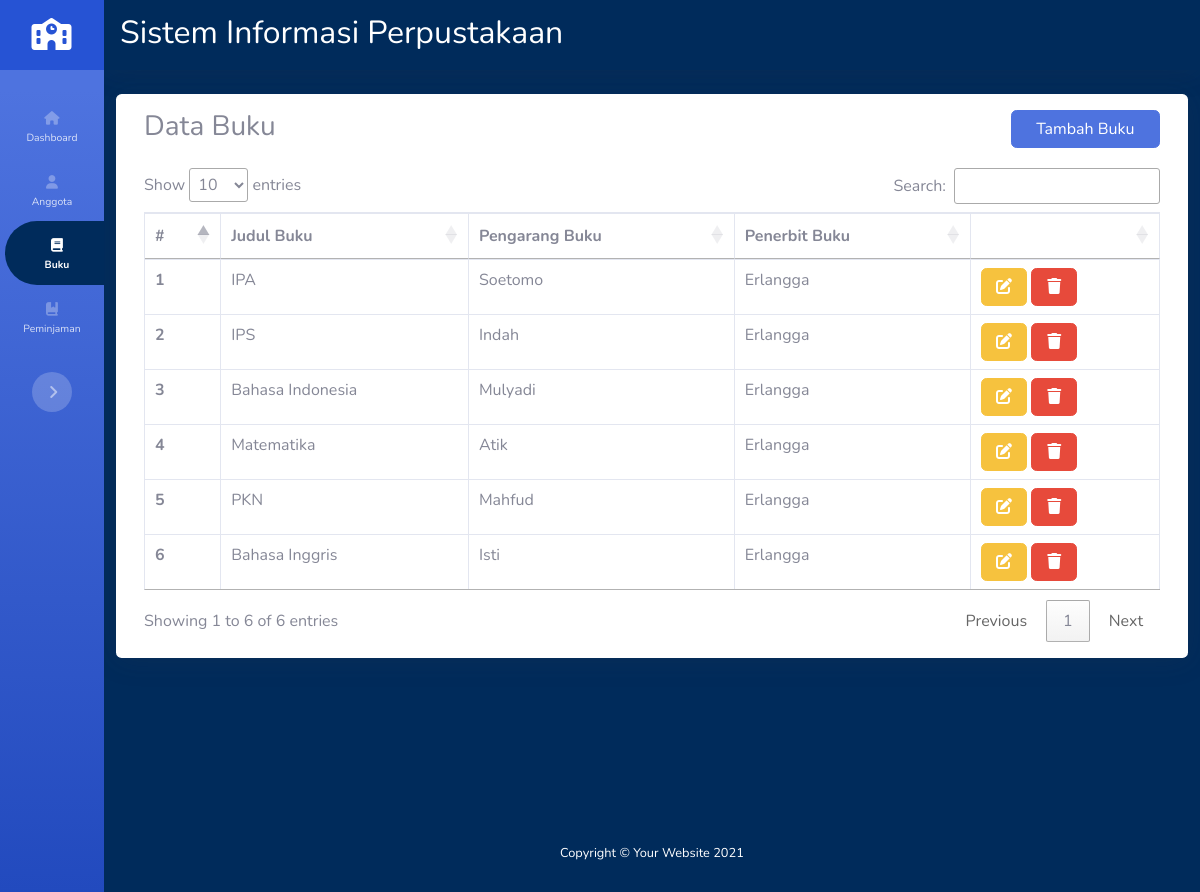
The app's page /index.php/buku with its own data.
### tables this page shows
CREATE TABLE `buku` (
  `id_buku` int(50) NOT NULL,
  `judul_buku` varchar(50) NOT NULL,
  `pengarang_buku` varchar(50) NOT NULL,
  `penerbit_buku` varchar(50) NOT NULL
);

### application/controllers/Buku.php (called while the page is built, shortened)
<?php
class Buku extends CI_Controller
{
    public function index()
    {
        $data['title'] = 'Buku';
        $data['buku'] = $this->model_buku->get_buku();
        $this->load->view('templates/header', $data);
        $this->load->view('templates/sidebar', $data);
        $this->load->view('templates/topbar', $data);
        $this->load->view('buku/index');
        $this->load->view('templates/footer', $data);
    }
}
?>

### index.php (called while the page is built, shortened)
<?php
require_once BASEPATH.'core/CodeIgniter.php';

### application/models/model_buku.php (called while the page is built, shortened)
<?php
class model_buku extends CI_Model
{
    public function get_buku()
    {
        $result = $this->db->query("SELECT * FROM buku;");
        return $result;
    }
} ?>

### application/views/buku/index.php (the view, shortened to what this page needs)
<div class="container">
    <div class="row rounded bg-white p-3 shadow" style="margin-bottom: 15%;">
        <div class="col-lg-10">
            <h3>Data Buku</h3>
        </div>
        <div class="col-lg-2">
            <a href="<?= base_url() ?>buku/tambah_buku" class="btn btn-primary w-100 ">Tambah Buku</a>
        </div>
        <div class="col-lg-12 mt-3 ">
            <table id="tabel-data" class="table table-bordered ">
                <thead>
                    <tr>
                        <th scope="col">#</th>
                        <th scope="col">Judul Buku</th>
                        <th scope="col">Pengarang Buku</th>
                        <th scope="col">Penerbit Buku</th>
                        <th scope="col"></th>
                    </tr>
                </thead>
                <tbody>
                    <?php
                    $count = 0;
                    foreach ($buku->result() as $row) {
                        $count++;
                        ?>
                        <tr>
                            <th scope="row">
                                <?php echo $count; ?>
                            </th>
                            <td scope="col">
                                <?php echo $row->judul_buku; ?>
                            </td>
                            <td scope="col">
                                <?php echo $row->pengarang_buku; ?>
                            </td>
                            <td scope="col">
                                <?php echo $row->penerbit_buku; ?>
                            </td>
                            <td scope="col">
                                <a href="<?= base_url('buku/edit_buku/'.$row->id_buku) ?>" class="btn btn-warning">
                                    <i class="fa-solid fa-fw fa-pen-to-square" style="color: #ffffff;"></i>
                                </a>
                                <a href="<?= base_url('buku/hapus_buku/'.$row->id_buku) ?>" class="btn btn-danger alert_notif">
                                    <i class="fa-solid fa-fw fa-trash" style="color: #ffffff;"></i>
                                </a>
                            </td>
                        </tr>
                    <?php } ?>
                </tbody>
            </table>
        </div>
    </div>
</div>

### application/views/templates/header.php (shortened to what this page needs)
<!DOCTYPE html>
<html lang="en"></html>
<head>
    <link href="vendor/fontawesome-free/css/all.min.css" rel="stylesheet" type="text/css">
    <link href="<?= base_url(); ?>assets/css/sb-admin-2.css" rel="stylesheet">
    <link rel="stylesheet" href="//cdn.datatables.net/1.13.1/css/jquery.dataTables.min.css">
    <link rel="stylesheet" href="https://cdn.datatables.net/1.13.1/css/dataTables.bootstrap4.min.css" />
    <link href="http://netdna.bootstrapcdn.com/font-awesome/4.1.0/css/font-awesome.min.css" rel="stylesheet">
    <link rel="stylesheet" href="https://cdnjs.cloudflare.com/ajax/libs/font-awesome/6.4.0/css/all.min.css" />
</head>
<body id="page-top" >
    <div id="wrapper" >

### application/views/templates/sidebar.php (shortened to what this page needs)
<ul class="navbar-nav bg-gradient-primary sidebar sidebar-dark accordion toggled" id="accordionSidebar">
    <a class="sidebar-brand bg-primary text-white d-flex text-center justify-content-center align-items-center mb-4"  href="index.html">
        <div class="sidebar-brand-icon ">
        <i class="fa-solid fa-school"></i>
        </div>
    </a>
    <li class="nav-item " id="nav-dashboard-aktif" >
        <a class="nav-link" onclick="aktifkan_dashboard()" href="<?= base_url() ?>dashboard">
        <i class="fa-solid fa-fw fa-house"></i>
            <span>Dashboard</span></a>
    </li>
    <li class="nav-item" id="nav-anggota-aktif">
        <a class="nav-link" href="<?= base_url() ?>anggota">
        <i class="fa-solid fa-fw fa-user "></i>
            <span>Anggota</span></a>
    </li>
    <li class="nav-item " id="nav-buku-aktif">
        <a class="nav-link" href="<?= base_url() ?>buku">
        <i class="fa-solid fa-fw fa-book"></i>
            <span>Buku</span></a>
    </li>
    <li class="nav-item" id="nav-peminjaman-aktif">
        <a class="nav-link" href="<?= base_url() ?>peminjaman">
        <i class="fa-solid fa-book-bookmark"></i>
            <span>Peminjaman</span></a>
    </li>
    <div class="text-center d-none d-md-inline mt-4">
        <button class="rounded-circle border-0" id="sidebarToggle"></button>
    </div>
</ul>

### application/views/templates/topbar.php (shortened to what this page needs)
<div id="content-wrapper" class="d-flex flex-column">
<div id="content" style="background: #002B5B;">
    <nav style="background: #002B5B;" class="navbar navbar-expand navbar-light text-white topbar mb-4 static-top  shadow">
       <h2 class="mt-1" >Sistem Informasi Perpustakaan</h2>
    </nav>

### application/views/templates/footer.php (shortened to what this page needs)
<footer class="sticky-footer text-white" style="background: #002B5B;">
    <div class="container my-auto">
        <div class="copyright text-center my-auto">
            <span>Copyright &copy; Your Website 2021</span>
        </div>
    </div>
</footer>
</div>
</div>
</body>
</html>

### application/views/templates/sidebar.php (style rules this page uses)
.side-active { background: #002B5B; border-radius: 50px 0px 0px 50px; margin-left: 5px; padding-left: -10px; }

### records on screen
buku: judul_buku "IPA", pengarang_buku "Soetomo", penerbit_buku "Erlangga"
buku: judul_buku "IPS", pengarang_buku "Indah", penerbit_buku "Erlangga"
buku: judul_buku "Bahasa Indonesia", pengarang_buku "Mulyadi", penerbit_buku "Erlangga"
buku: judul_buku "Matematika", pengarang_buku "Atik", penerbit_buku "Erlangga"
buku: judul_buku "PKN", pengarang_buku "Mahfud", penerbit_buku "Erlangga"
buku: judul_buku "Bahasa Inggris", pengarang_buku "Isti", penerbit_buku "Erlangga"
